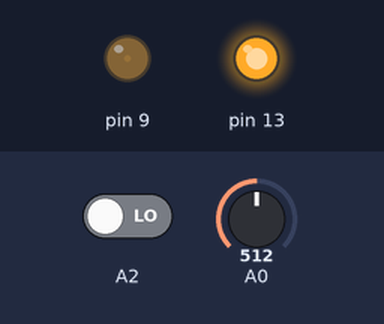
A sketch run on a simulated Arduino Uno, built with avr-gcc and run on an emulated ATmega328P. On the bench: output pins drawn as LEDs (lit = HIGH). The test bench sets the inputs (shaded band); at power-on: A0 = 512, A2 LOW.

Above: at 1.2 s.
1.3 s: A0 set to 0
At 1.9 s:
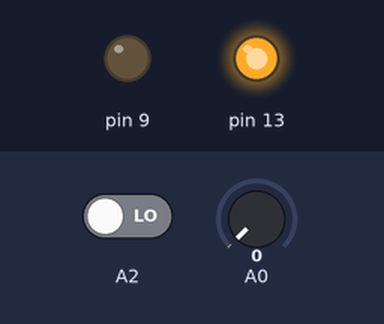
2.8 s: A0 set to 511
At 3.5 s:
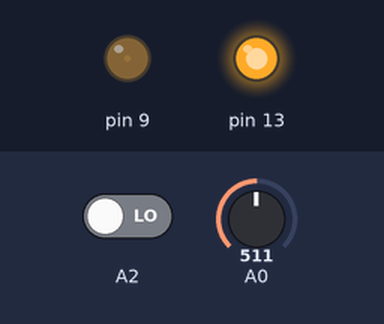
4.3 s: A2 driven HIGH
At 5.4 s:
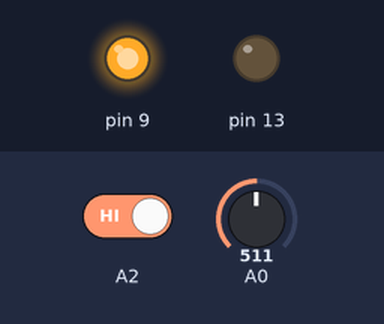
5.8 s: A2 driven LOW
At 7.0 s:
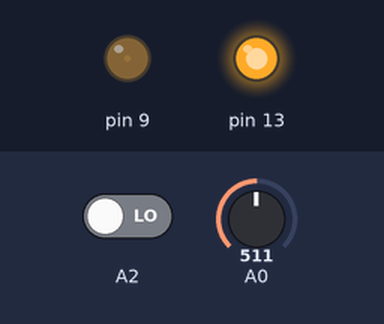
7.3 s: A2 driven HIGH
At 7.7 s:
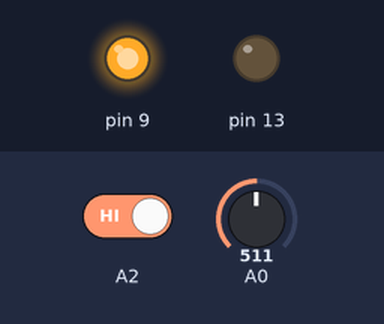
Timing chart, 0 to 9.8 s (numbered marks = the images above; inputs shaded):
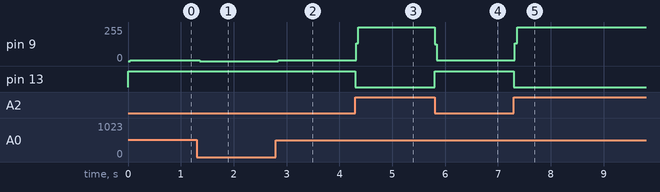

The sketch:

Arduino_file.ino
```cpp
// the setup function runs once when you press reset or power the board. This shows the connections between the Arduino and the breadboard.
void setup() {
  pinMode(9, OUTPUT);
  pinMode(13, OUTPUT);
  pinMode(A2, INPUT);
}

// the loop function runs over and over again forever
void loop() {
//this indicates the position of the switch on the breadboard in correspondence witht he Arduino
  int switchPosition = digitalRead(A2);

  if (switchPosition == HIGH) {
    digitalWrite(9, HIGH);   // turn the LED on (HIGH is the voltage level)
    digitalWrite(13, LOW);
  } else  {
    digitalWrite(9, LOW);    // turn the LED off by making the voltage LOW
    digitalWrite(13, HIGH);

//this part brings the potentiometer in which  controls the amount of voltage being recieved
//in the second LED.
    int pot = analogRead (A0);
    pot= map(pot, 0, 1023, 0, 255); //random numbers allocated to play with the amount of voltage
    //being passed onto the second LED.
    analogWrite(9,pot);
    //in turn this will only control the voltage of the second LED without affecting the voltage
    //of the first LED (green).
  }
}
```

Measured:
- after the input at 1.3 s, pin 9: 6/255 → 0/255 after 0.06 s
- after the input at 2.8 s, pin 9: 0/255 → 6/255 at once
- after the input at 4.3 s, pin 9: 6/255 → 255/255 at once; pin 13: HIGH → LOW at once
- after the input at 5.8 s, pin 9: 255/255 → 6/255 at once; pin 13: LOW → HIGH at once
- after the input at 7.3 s, pin 9: 6/255 → 255/255 at once; pin 13: HIGH → LOW at once
